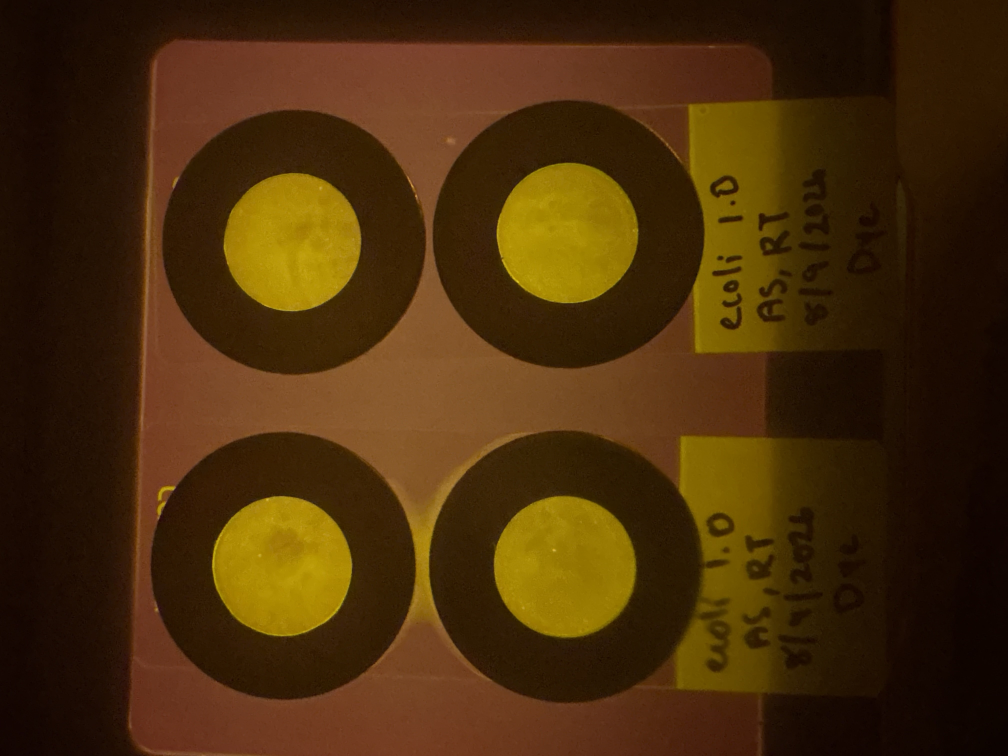
#> input picture data/raw/01-IMG_0989.jpeg, 4032 x 3024 px (shown at 1/4 size); its folder holds only this picture in this run
$ python colony_candidates.py
#> lines starting #> are read from the running program, lines starting #| are printed output that depends on the picture; after the words box and inside, x2 and y2 are one past the last pixel; in counts of white or black regions, pixels touching at a corner belong together
"""Full-resolution, reviewable spot candidates inside DMEF wells.

These are optical contrast candidates, not confirmed bacterial colonies. A
supervised colony model needs independently annotated colony locations.
"""
from __future__ import annotations

import argparse
import csv
import io
import json
from pathlib import Path

import cv2
import numpy as np
from PIL import Image, ImageCms, ImageOps
import matplotlib
matplotlib.use("Agg")
import matplotlib.pyplot as plt

IMAGE_SUFFIXES = {".jpg", ".jpeg", ".png", ".tif", ".tiff"}
FIELDS = ["image_id", "well_id", "sample_id", "dilution", "candidate_id", "x_px", "y_px", "region", "area_px",
          "type", "contrast_0_255", "local_rgb_r", "local_rgb_g", "local_rgb_b"]


def read_rgb(path: Path) -> np.ndarray:
    with Image.open(path) as source:
#> source is the input picture: PIL image 4032x3024 RGB; mean R, G, B 72.7, 44.7, 10.1
        icc = source.info.get("icc_profile")
        image = ImageOps.exif_transpose(source)
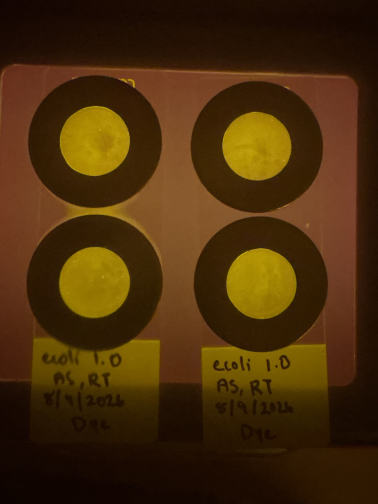
#> image: PIL image 3024x4032 RGB (shown at 1/8 size); mean R, G, B 72.7, 44.7, 10.1
        if icc:
            image = ImageCms.profileToProfile(
                image, ImageCms.ImageCmsProfile(io.BytesIO(icc)),
                ImageCms.createProfile("sRGB"), outputMode="RGB")
        return np.array(image.convert("RGB"))


def detect_wells_full_resolution(rgb: np.ndarray) -> list[dict]:
    """Fit the four colored interiors without resizing any image pixels."""
    hsv = cv2.cvtColor(rgb, cv2.COLOR_RGB2HSV)
#> hsv: shape (4032, 3024, 3); mean H, S, V 13.7, 240.5, 77.3
    binary = cv2.inRange(hsv, np.array([12, 60, 130]), np.array([48, 255, 255]))
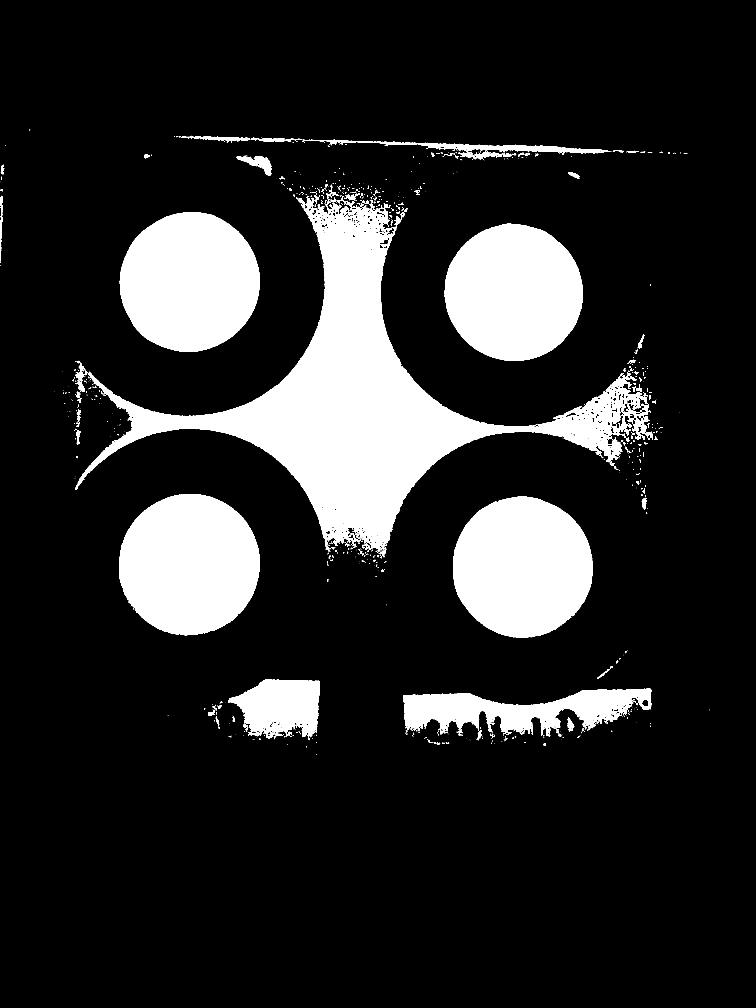
#> binary: shape (4032, 3024) (shown at 1/4 size); 15.4% white; 984 white regions (750 under 20 px), largest, box (x1, y1, x2, y2) and area: (301, 783, 2600, 2229) 690793, (476, 1976, 1039, 2542) 249396, (1812, 1986, 2371, 2552) 246530
    binary = cv2.morphologyEx(binary, cv2.MORPH_CLOSE, np.ones((15, 15), np.uint8))
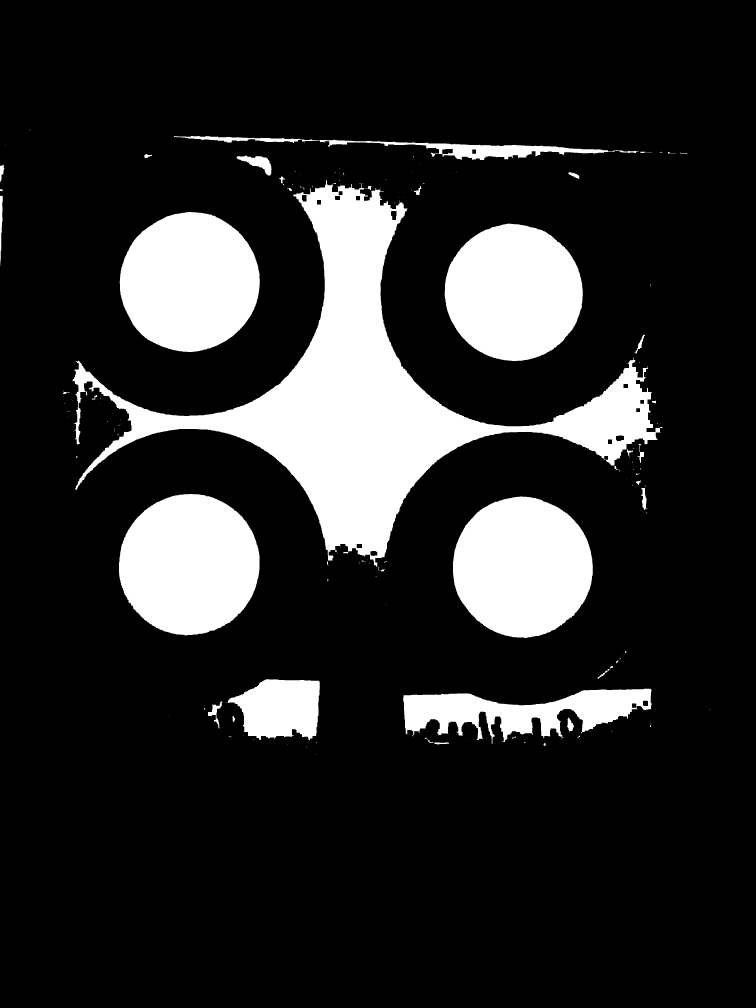
#> binary: shape (4032, 3024) (shown at 1/4 size); 16.2% white; 150 white regions (94 under 20 px)
    contours, _ = cv2.findContours(binary, cv2.RETR_EXTERNAL, cv2.CHAIN_APPROX_SIMPLE)
#> contours = 150 contours, 106 with area under 20; largest, box (x1, y1, x2, y2) and area: (290, 721, 2646, 2267) 773860, (476, 1976, 1039, 2542) 248722, (1812, 1986, 2371, 2552) 245798, (479, 848, 1039, 1408) 243510, (1779, 894, 2331, 1444) 235383
    height, width = rgb.shape[:2]
    wells = []
    for contour in contours:
        area = cv2.contourArea(contour)
        if not .002 * height * width < area < .09 * height * width or len(contour) < 5:
            continue
        perimeter = cv2.arcLength(contour, True)
        (cx, cy), (major, minor), angle = cv2.fitEllipse(contour)
        if perimeter == 0 or 4 * np.pi * area / perimeter**2 < .7:
            continue
        if min(major, minor) / max(major, minor) < .72:
            continue
        wells.append(dict(cx=float(cx), cy=float(cy), rx=float(major / 2),
                          ry=float(minor / 2), angle=float(angle)))
#> this loop made 150 passes
#> area on passes 5, 10, 13, 16, 24, 25, 32, 35: 60.5, 333.5, 34.5, 23.5, 831, 132.5, 1477, 245
#> after the loop, wells = 4 items
    wells.sort(key=lambda r: r["cy"])
    if len(wells) == 4:
        wells = sorted(wells[:2], key=lambda r: r["cx"]) + sorted(wells[2:], key=lambda r: r["cx"])
    return wells


def interior_mask(shape: tuple[int, int], roi: dict, inset: float = .12) -> np.ndarray:
    y, x = np.ogrid[:shape[0], :shape[1]]
    angle = np.deg2rad(roi["angle"])
    dx, dy = x - roi["cx"], y - roi["cy"]
    u = dx * np.cos(angle) + dy * np.sin(angle)
    v = -dx * np.sin(angle) + dy * np.cos(angle)
    return (u / roi["rx"]) ** 2 + (v / roi["ry"]) ** 2 <= (1 - inset) ** 2


def measure_well_rgb(rgb: np.ndarray, roi: dict, inset: float) -> dict:
    """Measure stored 0–255 RGB pixels in the same inner ellipse."""
    x0 = max(0, int(roi["cx"] - roi["rx"] - 2))
    y0 = max(0, int(roi["cy"] - roi["ry"] - 2))
    x1 = min(rgb.shape[1], int(roi["cx"] + roi["rx"] + 3))
    y1 = min(rgb.shape[0], int(roi["cy"] + roi["ry"] + 3))
    crop = rgb[y0:y1, x0:x1]
    mask = interior_mask(crop.shape[:2], {**roi, "cx": roi["cx"] - x0,
                                               "cy": roi["cy"] - y0}, inset)
    pixels = crop[mask]
    if not len(pixels):
        raise ValueError("Empty well interior for RGB measurement")
    median = np.median(pixels, axis=0)
    iqr = np.percentile(pixels, 75, axis=0) - np.percentile(pixels, 25, axis=0)
    return {**{f"{channel}_median_0_255": round(float(median[i]), 2)
               for i, channel in enumerate("RGB")},
            **{f"{channel}_iqr_0_255": round(float(iqr[i]), 2)
               for i, channel in enumerate("RGB")},
            "rgb_pixel_count": int(len(pixels))}


def save_rgb_scale(path: Path, measurements: dict, title: str) -> None:
    """Save an explicitly bounded RGB channel chart for one well."""
    values = [measurements[f"{channel}_median_0_255"] for channel in "RGB"]
    fig, ax = plt.subplots(figsize=(5, 3.5))
    bars = ax.bar(["Red", "Green", "Blue"], values,
                  color=["#D64A4A", "#47A967", "#4B79CD"])
    ax.set_ylim(0, 255)
    ax.set_yticks([0, 50, 100, 150, 200, 255])
    ax.set_ylabel("Stored RGB value (0–255)")
    ax.set_title(title)
    for bar, value in zip(bars, values):
        ax.text(bar.get_x() + bar.get_width() / 2, min(value + 4, 251),
                f"{value:.1f}", ha="center", va="bottom", fontsize=9)
    fig.tight_layout()
    fig.savefig(path, dpi=130)
    plt.close(fig)


def find_candidates(rgb: np.ndarray, roi: dict, sigma: float = 10,
                    threshold: float = 4.5, inset: float = .12,
                    min_area: int = 4, max_area: int = 350) -> tuple[list[dict], np.ndarray]:
    """Find compact bright/dark departures from a smooth local background.

    Threshold is estimated independently inside each well. No image is resized.
    This is a transparent unsupervised detector, not a fitted biological model.
    """
    if not 0 <= inset < .5 or sigma <= 0 or threshold <= 0 or min_area < 1 or max_area < min_area:
        raise ValueError("Invalid candidate detector settings")
    height, width = rgb.shape[:2]
    pad = int(4 * sigma + 6)
    x0 = max(0, int(roi["cx"] - roi["rx"] - pad))
    y0 = max(0, int(roi["cy"] - roi["ry"] - pad))
    x1 = min(width, int(roi["cx"] + roi["rx"] + pad + 1))
    y1 = min(height, int(roi["cy"] + roi["ry"] + pad + 1))
    crop = rgb[y0:y1, x0:x1]
    local_roi = {**roi, "cx": roi["cx"] - x0, "cy": roi["cy"] - y0}
    inside = interior_mask(crop.shape[:2], local_roi, inset)
    if not inside.any():
        raise ValueError("Empty well interior")
    # Stored sRGB values are image intensities, not calibrated fluorescence.
    intensity = cv2.cvtColor(crop, cv2.COLOR_RGB2GRAY).astype(np.float32)
    background = cv2.GaussianBlur(intensity, (0, 0), sigmaX=sigma)
    residual = intensity - background
    center = np.median(residual[inside])
    noise = 1.4826 * np.median(np.abs(residual[inside] - center))
    noise = max(float(noise), 1.0)
    valid = inside & (crop.max(axis=2) < 250)
    candidates = []
    for sign, kind in ((1, "bright"), (-1, "dark")):
        binary = ((sign * (residual - center) > threshold * noise) & valid).astype(np.uint8)
        count, labels, stats, centroids = cv2.connectedComponentsWithStats(binary, 8)
        for index in range(1, count):
            area = int(stats[index, cv2.CC_STAT_AREA])
            if not min_area <= area <= max_area:
                continue
            pixels = labels == index
            mean_rgb = crop[pixels].mean(axis=0)
            candidates.append(dict(x_px=round(float(centroids[index, 0] + x0), 1),
                                   y_px=round(float(centroids[index, 1] + y0), 1),
                                   area_px=area, type=kind,
                                   contrast_0_255=round(float(np.mean(sign * (residual[pixels] - center))), 2),
                                   local_rgb_r=round(float(mean_rgb[0]), 2),
                                   local_rgb_g=round(float(mean_rgb[1]), 2),
                                   local_rgb_b=round(float(mean_rgb[2]), 2)))
    candidates.sort(key=lambda item: (item["y_px"], item["x_px"], item["type"]))
    return candidates, inside


def find_dark_patches(rgb: np.ndarray, roi: dict, inset: float = .12,
                      threshold: float = 1.5) -> list[tuple[dict, np.ndarray]]:
    """Flag broad dark regions using contrast at a second, larger scale.

    Returns descriptors and original-pixel outlines. Broad shadows, staining,
    and lighting gradients can produce these, so they require manual review.
    """
    if not 0 <= inset < .5 or threshold <= 0:
        raise ValueError("Invalid dark patch settings")
    height, width = rgb.shape[:2]
    radius = min(roi["rx"], roi["ry"])
    small_sigma = max(4.0, .03 * radius)
    large_sigma = max(20.0, .23 * radius)
    pad = int(3 * large_sigma + 6)
    x0 = max(0, int(roi["cx"] - roi["rx"] - pad))
    y0 = max(0, int(roi["cy"] - roi["ry"] - pad))
    x1 = min(width, int(roi["cx"] + roi["rx"] + pad + 1))
    y1 = min(height, int(roi["cy"] + roi["ry"] + pad + 1))
    crop = rgb[y0:y1, x0:x1]
    local_roi = {**roi, "cx": roi["cx"] - x0, "cy": roi["cy"] - y0}
    inside = interior_mask(crop.shape[:2], local_roi, inset)
    intensity = cv2.cvtColor(crop, cv2.COLOR_RGB2GRAY).astype(np.float32)
    dark_contrast = (cv2.GaussianBlur(intensity, (0, 0), large_sigma)
                     - cv2.GaussianBlur(intensity, (0, 0), small_sigma))
    values = dark_contrast[inside]
    center = float(np.median(values))
    noise = max(float(1.4826 * np.median(np.abs(values - center))), 1.0)
    binary = ((dark_contrast > center + threshold * noise) & inside
              & (crop.max(axis=2) < 250)).astype(np.uint8)
    size = max(5, int(.025 * radius) | 1)
    binary = cv2.morphologyEx(binary, cv2.MORPH_OPEN, np.ones((size, size), np.uint8))
    count, labels, stats, centroids = cv2.connectedComponentsWithStats(binary, 8)
    patches = []
    min_area = max(100, int(.001 * inside.sum()))
    max_area = int(.15 * inside.sum())
    for index in range(1, count):
        area = int(stats[index, cv2.CC_STAT_AREA])
        if not min_area <= area <= max_area:
            continue
        pixels = labels == index
        mean_rgb = crop[pixels].mean(axis=0)
        contours, _ = cv2.findContours(pixels.astype(np.uint8), cv2.RETR_EXTERNAL,
                                       cv2.CHAIN_APPROX_SIMPLE)
        if not contours:
            continue
        outline = max(contours, key=cv2.contourArea).copy()
        outline[:, 0, 0] += x0
        outline[:, 0, 1] += y0
        descriptor = dict(x_px=round(float(centroids[index, 0] + x0), 1),
                          y_px=round(float(centroids[index, 1] + y0), 1),
                          area_px=area, type="dark_patch",
                          contrast_0_255=round(float(np.mean(dark_contrast[pixels] - center)), 2),
                          local_rgb_r=round(float(mean_rgb[0]), 2),
                          local_rgb_g=round(float(mean_rgb[1]), 2),
                          local_rgb_b=round(float(mean_rgb[2]), 2))
        patches.append((descriptor, outline))
    return patches


def analyze_folder(input_dir: Path, output_dir: Path, rois_path: Path | None = None,
                   threshold: float = 4.5, inset: float = .12,
                   plate_map_path: Path | None = None) -> dict:
    output_dir.mkdir(parents=True, exist_ok=True)
    overrides = json.loads(rois_path.read_text()) if rois_path else {}
    plate_map = {}
    if plate_map_path:
        with plate_map_path.open(newline="") as file:
            reader = csv.DictReader(file)
            if not {"image_id", "well_id", "sample_id", "dilution"}.issubset(reader.fieldnames or []):
                raise ValueError("Plate map requires image_id,well_id,sample_id,dilution columns")
            for item in reader:
                key = (item["image_id"], item["well_id"])
                if key in plate_map:
                    raise ValueError(f"Duplicate plate map row: {key}")
                plate_map[key] = item
    rows, summaries, found = [], [], {}
    for path in sorted(input_dir.iterdir()):
        if path.suffix.lower() not in IMAGE_SUFFIXES:
            continue
        rgb = read_rgb(path)
        image_id = path.stem
        rois = overrides.get(image_id, detect_wells_full_resolution(rgb))
#> rois = 4 items
        found[image_id] = rois
        if len(rois) != 4:
            summaries.append(dict(image_id=image_id, well_id="", candidates="", status=f"review_well_count_{len(rois)}"))
            continue
        for number, roi in enumerate(rois, 1):
            well_id = f"W{number:02d}"
            labels = plate_map.get((image_id, well_id), {})
            rgb_measurements = measure_well_rgb(rgb, roi, inset)
            candidates, _ = find_candidates(rgb, roi, threshold=threshold, inset=inset)
            patches = find_dark_patches(rgb, roi, inset=inset)
            candidates.extend(item for item, _ in patches)
            overlay = rgb.copy()
            cv2.ellipse(overlay, ((roi["cx"], roi["cy"]),
                         (2 * roi["rx"] * (1 - inset), 2 * roi["ry"] * (1 - inset)),
                         roi["angle"]), (0, 220, 0), 3)
            for candidate_id, item in enumerate(candidates, 1):
                item["region"] = ("top" if item["y_px"] < roi["cy"] else "bottom") + "_" + (
                    "left" if item["x_px"] < roi["cx"] else "right")
                rows.append(dict(image_id=image_id, well_id=well_id,
                                 sample_id=labels.get("sample_id", ""), dilution=labels.get("dilution", ""),
                                 candidate_id=candidate_id, **item))
                if item["type"] != "dark_patch":
                    cv2.circle(overlay, (round(item["x_px"]), round(item["y_px"])),
                               max(4, min(13, int(np.sqrt(item["area_px"])))),
                               (255, 0, 255) if item["type"] == "bright" else (0, 220, 255), 2)
            for _, outline in patches:
                cv2.drawContours(overlay, [outline], -1, (255, 80, 80), 3)
            x0 = max(0, int(roi["cx"] - roi["rx"] - 30))
            y0 = max(0, int(roi["cy"] - roi["ry"] - 30))
            x1 = min(rgb.shape[1], int(roi["cx"] + roi["rx"] + 31))
            y1 = min(rgb.shape[0], int(roi["cy"] + roi["ry"] + 31))
            image_dir = output_dir / image_id
            image_dir.mkdir(exist_ok=True)
            Image.fromarray(overlay[y0:y1, x0:x1]).save(image_dir / f"{well_id}_candidates.png")
            save_rgb_scale(image_dir / f"{well_id}_rgb_scale.png", rgb_measurements,
                           f"{image_id} / {well_id}")
            summaries.append(dict(image_id=image_id, well_id=well_id,
                                  sample_id=labels.get("sample_id", ""), dilution=labels.get("dilution", ""),
                                  candidates=len(candidates), small_spots=len(candidates)-len(patches),
                                  dark_patches=len(patches), status="needs_colony_review",
                                  **rgb_measurements))
#> this loop made 4 passes
#> (well_id, x0, y0, x1, y1, iqr in measure_well_rgb) on passes 1, 3, 4: ('W01', 452, 817, 1065, 1439, [7, 9, 0]), ('W03', 447, 1944, 1067, 2572, [8, 8, 0]), ('W04', 1780, 1957, 2399, 2579, [15, 15, 0])
#> pass 1, in measure_well_rgb, `crop = rgb[y0:y1, x0:x1]`:
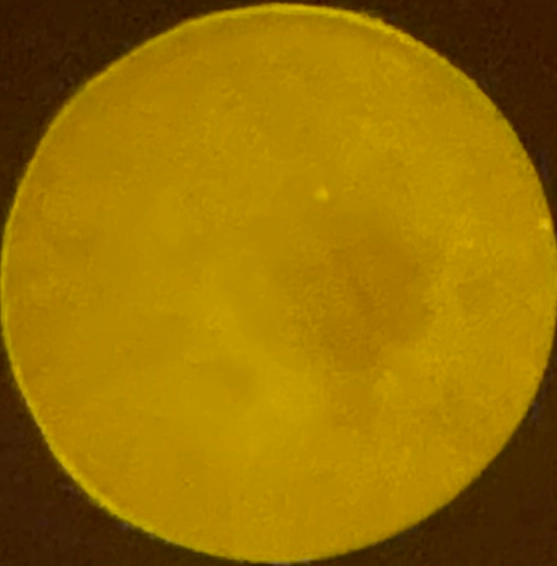
#> crop: shape (566, 557, 3); mean of channels 0, 1, 2 152.3, 112.7, 0.2; drawn as R, G, B
#> pass 1, in interior_mask, `u = dx * np.cos(angle) + dy * np.sin(angle)`:
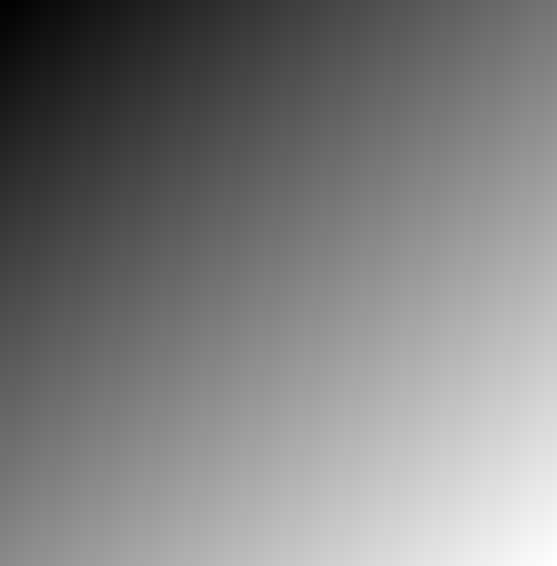
#> u: shape (566, 557) float64; min -396, max 394.7, mean -0.6; drawn with min black and max white
#> after the loop, item = 9 items; rows = 189 items; summaries = 4 items
#> (the rest of the program and of its run is left out)
